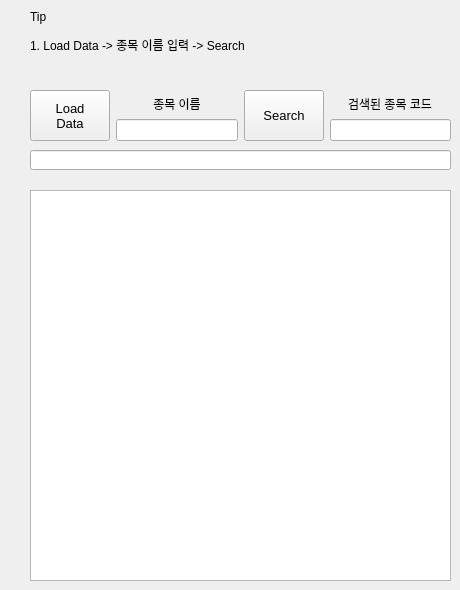
      <widget class="QWidget" name="tab_1">
       <attribute name="title">
        <string>검색</string>
       </attribute>
       <widget class="QTableView" name="tableView1">
        <property name="geometry">
         <rect>
          <x>30</x>
          <y>190</y>
          <width>421</width>
          <height>391</height>
         </rect>
        </property>
       </widget>
       <widget class="QLineEdit" name="result1">
        <property name="geometry">
         <rect>
          <x>30</x>
          <y>150</y>
          <width>421</width>
          <height>20</height>
         </rect>
        </property>
        <property name="font">
         <font>
          <weight>75</weight>
          <bold>true</bold>
         </font>
        </property>
        <property name="cursor">
         <cursorShape>IBeamCursor</cursorShape>
        </property>
        <property name="alignment">
         <set>Qt::AlignCenter</set>
        </property>
        <property name="dragEnabled">
         <bool>true</bool>
        </property>
        <property name="readOnly">
         <bool>true</bool>
        </property>
       </widget>
       <widget class="QWidget" name="horizontalLayoutWidget_7">
        <property name="geometry">
         <rect>
          <x>30</x>
          <y>90</y>
          <width>421</width>
          <height>51</height>
         </rect>
        </property>
        <layout class="QHBoxLayout" name="horizontalLayout1_1">
         <item>
          <widget class="QPushButton" name="Load_data_btn1">
           <property name="sizePolicy">
            <sizepolicy hsizetype="Maximum" vsizetype="Ignored">
             <horstretch>0</horstretch>
             <verstretch>0</verstretch>
            </sizepolicy>
           </property>
           <property name="font">
            <font>
             <pointsize>10</pointsize>
             <stylestrategy>PreferAntialias</stylestrategy>
            </font>
           </property>
           <property name="autoFillBackground">
            <bool>false</bool>
           </property>
           <property name="text">
            <string>Load
Data</string>
           </property>
           <property name="autoDefault">
            <bool>false</bool>
           </property>
          </widget>
         </item>
         <item>
          <layout class="QVBoxLayout" name="verticalLayout1_1">
           <item alignment="Qt::AlignHCenter|Qt::AlignBottom">
            <widget class="QLabel" name="label1_1">
             <property name="sizePolicy">
              <sizepolicy hsizetype="Fixed" vsizetype="Fixed">
               <horstretch>0</horstretch>
               <verstretch>0</verstretch>
              </sizepolicy>
             </property>
             <property name="font">
              <font>
               <pointsize>9</pointsize>
               <stylestrategy>PreferAntialias</stylestrategy>
              </font>
             </property>
             <property name="text">
              <string>종목 이름</string>
             </property>
             <property name="alignment">
              <set>Qt::AlignCenter</set>
             </property>
            </widget>
           </item>
           <item>
            <widget class="QLineEdit" name="stock_name1">
             <property name="sizePolicy">
              <sizepolicy hsizetype="Ignored" vsizetype="Ignored">
               <horstretch>0</horstretch>
               <verstretch>0</verstretch>
              </sizepolicy>
             </property>
             <property name="inputMethodHints">
              <set>Qt::ImhDigitsOnly</set>
             </property>
             <property name="text">
              <string/>
             </property>
             <property name="alignment">
              <set>Qt::AlignCenter</set>
             </property>
            </widget>
           </item>
          </layout>
         </item>
         <item>
          <widget class="QPushButton" name="Search_btn1">
           <property name="sizePolicy">
            <sizepolicy hsizetype="Maximum" vsizetype="Ignored">
             <horstretch>0</horstretch>
             <verstretch>0</verstretch>
            </sizepolicy>
           </property>
           <property name="font">
            <font>
             <pointsize>10</pointsize>
             <stylestrategy>PreferAntialias</stylestrategy>
            </font>
           </property>
           <property name="autoFillBackground">
            <bool>false</bool>
           </property>
           <property name="text">
            <string>Search</string>
           </property>
          </widget>
         </item>
         <item>
          <layout class="QVBoxLayout" name="verticalLayout1_2">
           <item alignment="Qt::AlignHCenter|Qt::AlignBottom">
            <widget class="QLabel" name="label1_2">
             <property name="sizePolicy">
              <sizepolicy hsizetype="Fixed" vsizetype="Fixed">
               <horstretch>0</horstretch>
               <verstretch>0</verstretch>
              </sizepolicy>
             </property>
             <property name="font">
              <font>
               <pointsize>9</pointsize>
               <stylestrategy>PreferAntialias</stylestrategy>
              </font>
             </property>
             <property name="text">
              <string>검색된 종목 코드</string>
             </property>
             <property name="alignment">
              <set>Qt::AlignCenter</set>
             </property>
            </widget>
           </item>
           <item>
            <widget class="QLineEdit" name="stock_num1">
             <property name="sizePolicy">
              <sizepolicy hsizetype="Ignored" vsizetype="Ignored">
               <horstretch>0</horstretch>
               <verstretch>0</verstretch>
              </sizepolicy>
             </property>
             <property name="inputMethodHints">
              <set>Qt::ImhDigitsOnly</set>
             </property>
             <property name="text">
              <string/>
             </property>
             <property name="alignment">
              <set>Qt::AlignCenter</set>
             </property>
             <property name="readOnly">
              <bool>true</bool>
             </property>
            </widget>
           </item>
          </layout>
         </item>
        </layout>
       </widget>
       <widget class="QLabel" name="tips1">
        <property name="geometry">
         <rect>
          <x>30</x>
          <y>10</y>
          <width>421</width>
          <height>71</height>
         </rect>
        </property>
        <property name="sizePolicy">
         <sizepolicy hsizetype="Fixed" vsizetype="Fixed">
          <horstretch>0</horstretch>
          <verstretch>0</verstretch>
         </sizepolicy>
        </property>
        <property name="font">
         <font>
          <pointsize>9</pointsize>
          <stylestrategy>PreferAntialias</stylestrategy>
         </font>
        </property>
        <property name="frameShape">
         <enum>QFrame::NoFrame</enum>
        </property>
        <property name="frameShadow">
         <enum>QFrame::Plain</enum>
        </property>
        <property name="text">
         <string>&lt;html&gt;&lt;head/&gt;&lt;body&gt;&lt;p&gt;Tip&lt;/p&gt;&lt;p&gt;1. Load Data -&amp;gt; 종목 이름 입력 -&amp;gt; Search&lt;/p&gt;&lt;p&gt;&lt;br/&gt;&lt;/p&gt;&lt;/body&gt;&lt;/html&gt;</string>
        </property>
        <property name="textFormat">
         <enum>Qt::AutoText</enum>
        </property>
        <property name="alignment">
         <set>Qt::AlignLeading|Qt::AlignLeft|Qt::AlignVCenter</set>
        </property>
       </widget>
      </widget>
